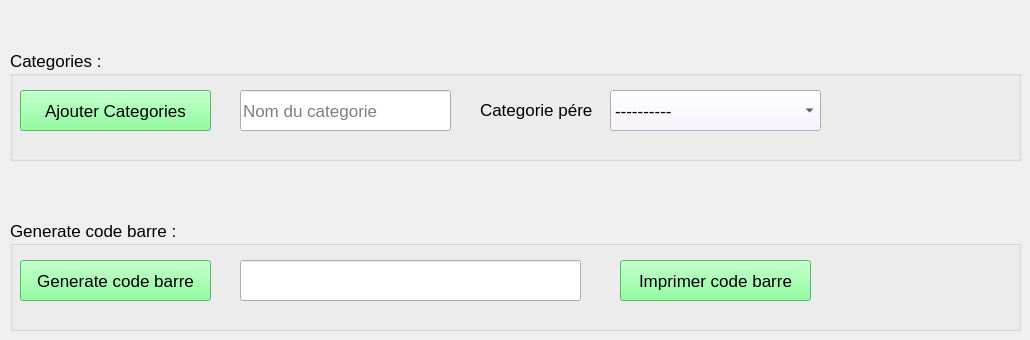
    <widget class="QWidget" name="tab_4">
     <attribute name="title">
      <string>Dashboard</string>
     </attribute>
     <widget class="QGroupBox" name="groupBox">
      <property name="geometry">
       <rect>
        <x>10</x>
        <y>50</y>
        <width>1011</width>
        <height>111</height>
       </rect>
      </property>
      <property name="font">
       <font>
        <pointsize>13</pointsize>
       </font>
      </property>
      <property name="title">
       <string>Categories :</string>
      </property>
      <widget class="QPushButton" name="pushButton_20">
       <property name="geometry">
        <rect>
         <x>10</x>
         <y>40</y>
         <width>191</width>
         <height>41</height>
        </rect>
       </property>
       <property name="font">
        <font>
         <pointsize>13</pointsize>
        </font>
       </property>
       <property name="styleSheet">
        <string notr="true">background-color: rgb(112, 255, 133);</string>
       </property>
       <property name="text">
        <string>Ajouter Categories</string>
       </property>
       <property name="icon">
        <iconset resource="iconne.qrc">
         <normaloff>:/icone/add.png</normaloff>:/icone/add.png</iconset>
       </property>
      </widget>
      <widget class="QComboBox" name="comboBox_5">
       <property name="geometry">
        <rect>
         <x>600</x>
         <y>40</y>
         <width>211</width>
         <height>41</height>
        </rect>
       </property>
       <property name="font">
        <font>
         <pointsize>13</pointsize>
        </font>
       </property>
       <property name="styleSheet">
        <string notr="true">background-color: rgb(246, 239, 255);</string>
       </property>
       <item>
        <property name="text">
         <string>----------</string>
        </property>
       </item>
      </widget>
      <widget class="QLineEdit" name="lineEdit_19">
       <property name="geometry">
        <rect>
         <x>230</x>
         <y>40</y>
         <width>211</width>
         <height>41</height>
        </rect>
       </property>
       <property name="font">
        <font>
         <pointsize>13</pointsize>
        </font>
       </property>
       <property name="cursorPosition">
        <number>0</number>
       </property>
       <property name="placeholderText">
        <string>Nom du categorie</string>
       </property>
      </widget>
      <widget class="QLabel" name="label_18">
       <property name="geometry">
        <rect>
         <x>470</x>
         <y>50</y>
         <width>121</width>
         <height>20</height>
        </rect>
       </property>
       <property name="font">
        <font>
         <pointsize>13</pointsize>
        </font>
       </property>
       <property name="text">
        <string>Categorie pére</string>
       </property>
      </widget>
     </widget>
     <widget class="QGroupBox" name="groupBox_2">
      <property name="geometry">
       <rect>
        <x>10</x>
        <y>220</y>
        <width>1011</width>
        <height>111</height>
       </rect>
      </property>
      <property name="font">
       <font>
        <pointsize>13</pointsize>
       </font>
      </property>
      <property name="title">
       <string>Generate code barre :</string>
      </property>
      <widget class="QPushButton" name="pushButton_21">
       <property name="geometry">
        <rect>
         <x>10</x>
         <y>40</y>
         <width>191</width>
         <height>41</height>
        </rect>
       </property>
       <property name="font">
        <font>
         <pointsize>13</pointsize>
        </font>
       </property>
       <property name="styleSheet">
        <string notr="true">background-color: rgb(112, 255, 133);</string>
       </property>
       <property name="text">
        <string>Generate code barre</string>
       </property>
       <property name="icon">
        <iconset resource="iconne.qrc">
         <normaloff>:/icone/barre.png</normaloff>:/icone/barre.png</iconset>
       </property>
      </widget>
      <widget class="QLineEdit" name="lineEdit_20">
       <property name="geometry">
        <rect>
         <x>230</x>
         <y>40</y>
         <width>341</width>
         <height>41</height>
        </rect>
       </property>
       <property name="font">
        <font>
         <pointsize>13</pointsize>
        </font>
       </property>
       <property name="cursorPosition">
        <number>0</number>
       </property>
       <property name="placeholderText">
        <string/>
       </property>
      </widget>
      <widget class="QPushButton" name="pushButton_22">
       <property name="geometry">
        <rect>
         <x>610</x>
         <y>40</y>
         <width>191</width>
         <height>41</height>
        </rect>
       </property>
       <property name="font">
        <font>
         <pointsize>13</pointsize>
        </font>
       </property>
       <property name="styleSheet">
        <string notr="true">background-color: rgb(112, 255, 133);</string>
       </property>
       <property name="text">
        <string>Imprimer code barre</string>
       </property>
       <property name="icon">
        <iconset resource="iconne.qrc">
         <normaloff>:/icone/imprimer.png</normaloff>:/icone/imprimer.png</iconset>
       </property>
      </widget>
     </widget>
    </widget>
